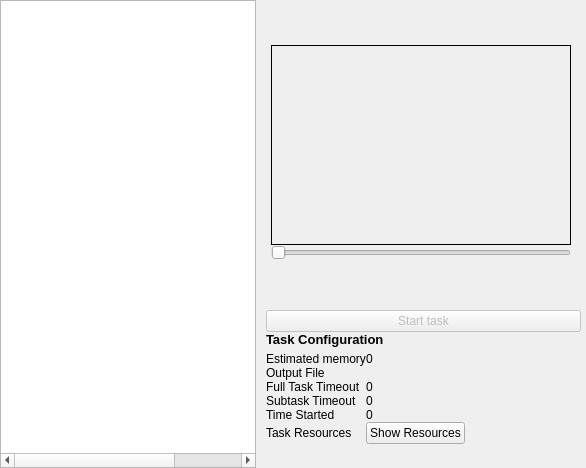
          <widget class="QWidget" name="taskPage">
           <property name="layoutDirection">
            <enum>Qt::LeftToRight</enum>
           </property>
           <layout class="QGridLayout" name="gridLayout_3" rowstretch="0,0" columnstretch="5,0">
            <property name="margin">
             <number>0</number>
            </property>
            <property name="spacing">
             <number>0</number>
            </property>
            <item row="0" column="0" rowspan="2">
             <widget class="QTableWidget" name="taskTableWidget">
              <property name="sizePolicy">
               <sizepolicy hsizetype="Expanding" vsizetype="Expanding">
                <horstretch>0</horstretch>
                <verstretch>0</verstretch>
               </sizepolicy>
              </property>
              <property name="minimumSize">
               <size>
                <width>0</width>
                <height>0</height>
               </size>
              </property>
              <property name="contextMenuPolicy">
               <enum>Qt::CustomContextMenu</enum>
              </property>
              <property name="toolTip">
               <string>Your tasks in the current session. Right click on a task of choice to manage it</string>
              </property>
              <property name="layoutDirection">
               <enum>Qt::LeftToRight</enum>
              </property>
              <property name="autoFillBackground">
               <bool>true</bool>
              </property>
              <property name="frameShape">
               <enum>QFrame::StyledPanel</enum>
              </property>
              <property name="editTriggers">
               <set>QAbstractItemView::NoEditTriggers</set>
              </property>
              <property name="alternatingRowColors">
               <bool>false</bool>
              </property>
              <property name="selectionMode">
               <enum>QAbstractItemView::SingleSelection</enum>
              </property>
              <property name="selectionBehavior">
               <enum>QAbstractItemView::SelectRows</enum>
              </property>
              <property name="textElideMode">
               <enum>Qt::ElideRight</enum>
              </property>
              <property name="verticalScrollMode">
               <enum>QAbstractItemView::ScrollPerPixel</enum>
              </property>
              <property name="horizontalScrollMode">
               <enum>QAbstractItemView::ScrollPerPixel</enum>
              </property>
              <property name="gridStyle">
               <enum>Qt::DashLine</enum>
              </property>
              <property name="sortingEnabled">
               <bool>false</bool>
              </property>
              <property name="cornerButtonEnabled">
               <bool>true</bool>
              </property>
              <attribute name="horizontalHeaderVisible">
               <bool>false</bool>
              </attribute>
              <attribute name="horizontalHeaderCascadingSectionResizes">
               <bool>false</bool>
              </attribute>
              <attribute name="horizontalHeaderDefaultSectionSize">
               <number>120</number>
              </attribute>
              <attribute name="horizontalHeaderHighlightSections">
               <bool>true</bool>
              </attribute>
              <attribute name="horizontalHeaderStretchLastSection">
               <bool>true</bool>
              </attribute>
              <attribute name="verticalHeaderVisible">
               <bool>false</bool>
              </attribute>
              <attribute name="verticalHeaderDefaultSectionSize">
               <number>20</number>
              </attribute>
              <attribute name="verticalHeaderHighlightSections">
               <bool>false</bool>
              </attribute>
              <column>
               <property name="text">
                <string>Task ID</string>
               </property>
              </column>
              <column>
               <property name="text">
                <string>Status</string>
               </property>
              </column>
              <column>
               <property name="text">
                <string>Progress</string>
               </property>
              </column>
             </widget>
            </item>
            <item row="0" column="1">
             <layout class="QHBoxLayout" name="horizontalPreviewLayout">
              <property name="sizeConstraint">
               <enum>QLayout::SetFixedSize</enum>
              </property>
              <property name="margin">
               <number>5</number>
              </property>
              <item>
               <spacer name="horizontalSpacerLeft">
                <property name="orientation">
                 <enum>Qt::Horizontal</enum>
                </property>
                <property name="sizeType">
                 <enum>QSizePolicy::Fixed</enum>
                </property>
                <property name="sizeHint" stdset="0">
                 <size>
                  <width>10</width>
                  <height>20</height>
                 </size>
                </property>
               </spacer>
              </item>
              <item>
               <layout class="QVBoxLayout" name="verticalPreviewLayout">
                <property name="sizeConstraint">
                 <enum>QLayout::SetFixedSize</enum>
                </property>
                <property name="leftMargin">
                 <number>0</number>
                </property>
                <item>
                 <spacer name="verticalSpacerUp">
                  <property name="orientation">
                   <enum>Qt::Vertical</enum>
                  </property>
                  <property name="sizeType">
                   <enum>QSizePolicy::Fixed</enum>
                  </property>
                  <property name="sizeHint" stdset="0">
                   <size>
                    <width>20</width>
                    <height>40</height>
                   </size>
                  </property>
                 </spacer>
                </item>
                <item>
                 <widget class="ClickableQLabel" name="previewLabel">
                  <property name="sizePolicy">
                   <sizepolicy hsizetype="Fixed" vsizetype="Fixed">
                    <horstretch>0</horstretch>
                    <verstretch>0</verstretch>
                   </sizepolicy>
                  </property>
                  <property name="minimumSize">
                   <size>
                    <width>300</width>
                    <height>200</height>
                   </size>
                  </property>
                  <property name="maximumSize">
                   <size>
                    <width>300</width>
                    <height>200</height>
                   </size>
                  </property>
                  <property name="sizeIncrement">
                   <size>
                    <width>0</width>
                    <height>1</height>
                   </size>
                  </property>
                  <property name="baseSize">
                   <size>
                    <width>300</width>
                    <height>200</height>
                   </size>
                  </property>
                  <property name="layoutDirection">
                   <enum>Qt::LeftToRight</enum>
                  </property>
                  <property name="autoFillBackground">
                   <bool>true</bool>
                  </property>
                  <property name="frameShape">
                   <enum>QFrame::Box</enum>
                  </property>
                  <property name="text">
                   <string/>
                  </property>
                  <property name="scaledContents">
                   <bool>true</bool>
                  </property>
                  <property name="alignment">
                   <set>Qt::AlignCenter</set>
                  </property>
                  <property name="textInteractionFlags">
                   <set>Qt::NoTextInteraction</set>
                  </property>
                 </widget>
                </item>
                <item>
                 <widget class="QSlider" name="frameSlider">
                  <property name="sizePolicy">
                   <sizepolicy hsizetype="Fixed" vsizetype="Fixed">
                    <horstretch>0</horstretch>
                    <verstretch>0</verstretch>
                   </sizepolicy>
                  </property>
                  <property name="minimumSize">
                   <size>
                    <width>300</width>
                    <height>0</height>
                   </size>
                  </property>
                  <property name="orientation">
                   <enum>Qt::Horizontal</enum>
                  </property>
                 </widget>
                </item>
                <item>
                 <spacer name="verticalSpacerDown">
                  <property name="orientation">
                   <enum>Qt::Vertical</enum>
                  </property>
                  <property name="sizeType">
                   <enum>QSizePolicy::Fixed</enum>
                  </property>
                  <property name="sizeHint" stdset="0">
                   <size>
                    <width>20</width>
                    <height>40</height>
                   </size>
                  </property>
                 </spacer>
                </item>
               </layout>
              </item>
              <item>
               <spacer name="horizontalSpacerRight">
                <property name="orientation">
                 <enum>Qt::Horizontal</enum>
                </property>
                <property name="sizeType">
                 <enum>QSizePolicy::Fixed</enum>
                </property>
                <property name="sizeHint" stdset="0">
                 <size>
                  <width>10</width>
                  <height>20</height>
                 </size>
                </property>
               </spacer>
              </item>
             </layout>
            </item>
            <item row="1" column="1">
             <layout class="QVBoxLayout" name="taskConfLayout">
              <property name="sizeConstraint">
               <enum>QLayout::SetFixedSize</enum>
              </property>
              <property name="leftMargin">
               <number>10</number>
              </property>
              <property name="topMargin">
               <number>5</number>
              </property>
              <property name="rightMargin">
               <number>5</number>
              </property>
              <property name="bottomMargin">
               <number>5</number>
              </property>
              <item>
               <widget class="QPushButton" name="startTaskButton">
                <property name="enabled">
                 <bool>false</bool>
                </property>
                <property name="toolTip">
                 <string>Start the highlighted task</string>
                </property>
                <property name="text">
                 <string>Start task</string>
                </property>
               </widget>
              </item>
              <item>
               <widget class="QLabel" name="label_6">
                <property name="sizePolicy">
                 <sizepolicy hsizetype="Preferred" vsizetype="Maximum">
                  <horstretch>0</horstretch>
                  <verstretch>0</verstretch>
                 </sizepolicy>
                </property>
                <property name="toolTip">
                 <string>Highlighted task's settings</string>
                </property>
                <property name="text">
                 <string>&lt;html&gt;&lt;head/&gt;&lt;body&gt;&lt;p&gt;&lt;span style=&quot; font-size:10pt; font-weight:600;&quot;&gt;Task Configuration&lt;/span&gt;&lt;/p&gt;&lt;/body&gt;&lt;/html&gt;</string>
                </property>
                <property name="textFormat">
                 <enum>Qt::AutoText</enum>
                </property>
               </widget>
              </item>
              <item>
               <layout class="QFormLayout" name="taskConfGridLayout">
                <property name="fieldGrowthPolicy">
                 <enum>QFormLayout::FieldsStayAtSizeHint</enum>
                </property>
                <property name="rowWrapPolicy">
                 <enum>QFormLayout::WrapLongRows</enum>
                </property>
                <property name="labelAlignment">
                 <set>Qt::AlignLeading|Qt::AlignLeft|Qt::AlignTop</set>
                </property>
                <property name="leftMargin">
                 <number>0</number>
                </property>
                <property name="topMargin">
                 <number>5</number>
                </property>
                <property name="rightMargin">
                 <number>5</number>
                </property>
                <property name="bottomMargin">
                 <number>5</number>
                </property>
                <item row="0" column="0">
                 <widget class="QLabel" name="label_4">
                  <property name="text">
                   <string>Estimated memory</string>
                  </property>
                 </widget>
                </item>
                <item row="0" column="1">
                 <widget class="QLabel" name="estimatedMemoryLabel">
                  <property name="text">
                   <string>0</string>
                  </property>
                 </widget>
                </item>
                <item row="1" column="0">
                 <widget class="QLabel" name="label_12">
                  <property name="text">
                   <string>Output File</string>
                  </property>
                 </widget>
                </item>
                <item row="1" column="1">
                 <widget class="ClickableQLabel" name="outputFile">
                  <property name="text">
                   <string/>
                  </property>
                 </widget>
                </item>
                <item row="2" column="0">
                 <widget class="QLabel" name="label_32">
                  <property name="text">
                   <string>Full Task Timeout</string>
                  </property>
                 </widget>
                </item>
                <item row="2" column="1">
                 <widget class="QLabel" name="fullTaskTimeout">
                  <property name="text">
                   <string>0</string>
                  </property>
                 </widget>
                </item>
                <item row="4" column="0">
                 <widget class="QLabel" name="label_5">
                  <property name="text">
                   <string>Subtask Timeout</string>
                  </property>
                 </widget>
                </item>
                <item row="4" column="1">
                 <widget class="QLabel" name="subtaskTimeout">
                  <property name="text">
                   <string>0</string>
                  </property>
                 </widget>
                </item>
                <item row="5" column="0">
                 <widget class="QLabel" name="label_16">
                  <property name="text">
                   <string>Time Started</string>
                  </property>
                 </widget>
                </item>
                <item row="5" column="1">
                 <widget class="QLabel" name="timeStarted">
                  <property name="text">
                   <string>0</string>
                  </property>
                 </widget>
                </item>
                <item row="6" column="0">
                 <widget class="QLabel" name="label_14">
                  <property name="text">
                   <string>Task Resources</string>
                  </property>
                  <property name="margin">
                   <number>0</number>
                  </property>
                 </widget>
                </item>
                <item row="6" column="1">
                 <widget class="QPushButton" name="showResourceButton">
                  <property name="sizePolicy">
                   <sizepolicy hsizetype="Maximum" vsizetype="Fixed">
                    <horstretch>0</horstretch>
                    <verstretch>0</verstretch>
                   </sizepolicy>
                  </property>
                  <property name="text">
                   <string>Show Resources</string>
                  </property>
                 </widget>
                </item>
                <item row="7" column="1">
                 <widget class="QLabel" name="taskResource">
                  <property name="text">
                   <string/>
                  </property>
                 </widget>
                </item>
               </layout>
              </item>
             </layout>
            </item>
           </layout>
          </widget>
